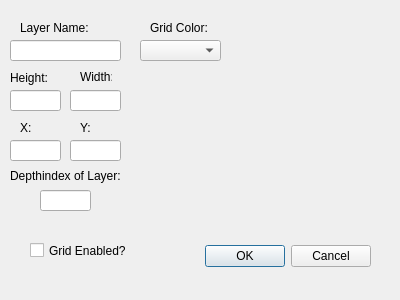
<?xml version="1.0" encoding="UTF-8"?>
<ui version="4.0">
 <class>LayerSettings</class>
 <widget class="QDialog" name="LayerSettings">
  <property name="geometry">
   <rect>
    <x>0</x>
    <y>0</y>
    <width>400</width>
    <height>300</height>
   </rect>
  </property>
  <property name="windowTitle">
   <string>Layer Settings</string>
  </property>
  <widget class="QDialogButtonBox" name="buttonBox">
   <property name="geometry">
    <rect>
     <x>30</x>
     <y>240</y>
     <width>341</width>
     <height>32</height>
    </rect>
   </property>
   <property name="orientation">
    <enum>Qt::Horizontal</enum>
   </property>
   <property name="standardButtons">
    <set>QDialogButtonBox::Cancel|QDialogButtonBox::Ok</set>
   </property>
  </widget>
  <widget class="QLineEdit" name="nameedit">
   <property name="geometry">
    <rect>
     <x>10</x>
     <y>40</y>
     <width>111</width>
     <height>21</height>
    </rect>
   </property>
  </widget>
  <widget class="QLabel" name="layername">
   <property name="geometry">
    <rect>
     <x>20</x>
     <y>20</y>
     <width>81</width>
     <height>16</height>
    </rect>
   </property>
   <property name="text">
    <string>Layer Name:</string>
   </property>
  </widget>
  <widget class="QLineEdit" name="heightedit">
   <property name="geometry">
    <rect>
     <x>10</x>
     <y>90</y>
     <width>51</width>
     <height>21</height>
    </rect>
   </property>
  </widget>
  <widget class="QLineEdit" name="widthedit">
   <property name="geometry">
    <rect>
     <x>70</x>
     <y>90</y>
     <width>51</width>
     <height>21</height>
    </rect>
   </property>
  </widget>
  <widget class="QLabel" name="layerwidth">
   <property name="geometry">
    <rect>
     <x>80</x>
     <y>70</y>
     <width>32</width>
     <height>13</height>
    </rect>
   </property>
   <property name="text">
    <string>Width:</string>
   </property>
  </widget>
  <widget class="QLabel" name="layerheight">
   <property name="geometry">
    <rect>
     <x>10</x>
     <y>70</y>
     <width>51</width>
     <height>16</height>
    </rect>
   </property>
   <property name="text">
    <string>Height:</string>
   </property>
  </widget>
  <widget class="QLabel" name="xlabel">
   <property name="geometry">
    <rect>
     <x>20</x>
     <y>120</y>
     <width>31</width>
     <height>16</height>
    </rect>
   </property>
   <property name="text">
    <string>X:</string>
   </property>
  </widget>
  <widget class="QLabel" name="ylabel">
   <property name="geometry">
    <rect>
     <x>80</x>
     <y>120</y>
     <width>31</width>
     <height>16</height>
    </rect>
   </property>
   <property name="text">
    <string>Y:</string>
   </property>
  </widget>
  <widget class="QLineEdit" name="xedit">
   <property name="geometry">
    <rect>
     <x>10</x>
     <y>140</y>
     <width>51</width>
     <height>21</height>
    </rect>
   </property>
  </widget>
  <widget class="QLineEdit" name="yedit">
   <property name="geometry">
    <rect>
     <x>70</x>
     <y>140</y>
     <width>51</width>
     <height>21</height>
    </rect>
   </property>
  </widget>
  <widget class="QCheckBox" name="gridcheckbox">
   <property name="geometry">
    <rect>
     <x>30</x>
     <y>230</y>
     <width>101</width>
     <height>41</height>
    </rect>
   </property>
   <property name="text">
    <string>Grid Enabled?</string>
   </property>
  </widget>
  <widget class="QLabel" name="depthindex">
   <property name="geometry">
    <rect>
     <x>10</x>
     <y>160</y>
     <width>121</width>
     <height>31</height>
    </rect>
   </property>
   <property name="text">
    <string>Depthindex of Layer:</string>
   </property>
  </widget>
  <widget class="QLineEdit" name="depthindexedit">
   <property name="geometry">
    <rect>
     <x>40</x>
     <y>190</y>
     <width>51</width>
     <height>21</height>
    </rect>
   </property>
  </widget>
  <widget class="QComboBox" name="gridcolor">
   <property name="geometry">
    <rect>
     <x>140</x>
     <y>40</y>
     <width>81</width>
     <height>21</height>
    </rect>
   </property>
  </widget>
  <widget class="QLabel" name="gridcolorlabel">
   <property name="geometry">
    <rect>
     <x>150</x>
     <y>20</y>
     <width>61</width>
     <height>16</height>
    </rect>
   </property>
   <property name="text">
    <string>Grid Color:</string>
   </property>
  </widget>
 </widget>
 <tabstops>
  <tabstop>heightedit</tabstop>
  <tabstop>widthedit</tabstop>
  <tabstop>nameedit</tabstop>
  <tabstop>buttonBox</tabstop>
 </tabstops>
 <resources/>
 <connections>
  <connection>
   <sender>buttonBox</sender>
   <signal>accepted()</signal>
   <receiver>LayerSettings</receiver>
   <slot>accept()</slot>
   <hints>
    <hint type="sourcelabel">
     <x>248</x>
     <y>254</y>
    </hint>
    <hint type="destinationlabel">
     <x>157</x>
     <y>274</y>
    </hint>
   </hints>
  </connection>
  <connection>
   <sender>buttonBox</sender>
   <signal>rejected()</signal>
   <receiver>LayerSettings</receiver>
   <slot>reject()</slot>
   <hints>
    <hint type="sourcelabel">
     <x>316</x>
     <y>260</y>
    </hint>
    <hint type="destinationlabel">
     <x>286</x>
     <y>274</y>
    </hint>
   </hints>
  </connection>
 </connections>
</ui>
